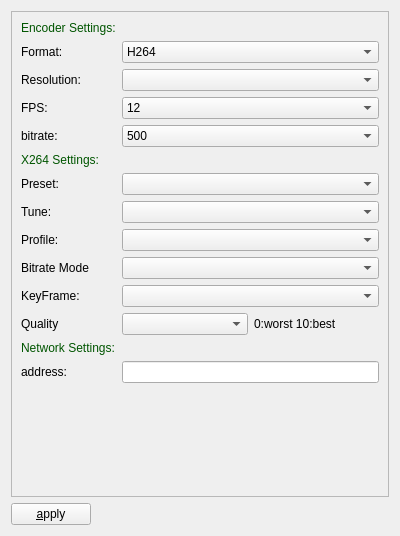
<?xml version="1.0" encoding="UTF-8"?>
<ui version="4.0">
 <class>BleSetting</class>
 <widget class="QWidget" name="BleSetting">
  <property name="geometry">
   <rect>
    <x>0</x>
    <y>0</y>
    <width>400</width>
    <height>536</height>
   </rect>
  </property>
  <property name="windowTitle">
   <string>Form</string>
  </property>
  <layout class="QVBoxLayout" name="verticalLayout">
   <item>
    <widget class="QScrollArea" name="scrollArea">
     <property name="styleSheet">
      <string notr="true"/>
     </property>
     <property name="widgetResizable">
      <bool>true</bool>
     </property>
     <widget class="QWidget" name="scrollAreaWidgetContents">
      <property name="geometry">
       <rect>
        <x>0</x>
        <y>0</y>
        <width>380</width>
        <height>485</height>
       </rect>
      </property>
      <layout class="QVBoxLayout" name="verticalLayout_2">
       <item>
        <layout class="QGridLayout" name="gridLayout">
         <item row="4" column="0">
          <widget class="QLabel" name="label_12">
           <property name="text">
            <string>bitrate:</string>
           </property>
          </widget>
         </item>
         <item row="6" column="1">
          <widget class="QComboBox" name="x264Preset"/>
         </item>
         <item row="7" column="0">
          <widget class="QLabel" name="label_10">
           <property name="text">
            <string>Tune:</string>
           </property>
          </widget>
         </item>
         <item row="7" column="1">
          <widget class="QComboBox" name="x264Tune"/>
         </item>
         <item row="4" column="1">
          <widget class="QComboBox" name="bitrate">
           <property name="currentIndex">
            <number>4</number>
           </property>
           <item>
            <property name="text">
             <string>50</string>
            </property>
           </item>
           <item>
            <property name="text">
             <string>100</string>
            </property>
           </item>
           <item>
            <property name="text">
             <string>200</string>
            </property>
           </item>
           <item>
            <property name="text">
             <string>300</string>
            </property>
           </item>
           <item>
            <property name="text">
             <string>500</string>
            </property>
           </item>
           <item>
            <property name="text">
             <string>650</string>
            </property>
           </item>
           <item>
            <property name="text">
             <string>800</string>
            </property>
           </item>
           <item>
            <property name="text">
             <string>1000</string>
            </property>
           </item>
           <item>
            <property name="text">
             <string>1200</string>
            </property>
           </item>
           <item>
            <property name="text">
             <string>1500</string>
            </property>
           </item>
           <item>
            <property name="text">
             <string>1800</string>
            </property>
           </item>
           <item>
            <property name="text">
             <string>2000</string>
            </property>
           </item>
          </widget>
         </item>
         <item row="5" column="0">
          <widget class="QLabel" name="label_8">
           <property name="styleSheet">
            <string notr="true">font: italic 12pt &quot;黑体&quot;;
color: rgb(0, 85, 0);</string>
           </property>
           <property name="text">
            <string>X264 Settings:</string>
           </property>
          </widget>
         </item>
         <item row="6" column="0">
          <widget class="QLabel" name="label_9">
           <property name="text">
            <string>Preset:</string>
           </property>
          </widget>
         </item>
         <item row="0" column="0">
          <widget class="QLabel" name="label_4">
           <property name="styleSheet">
            <string notr="true">font: italic 12pt &quot;黑体&quot;;
color: rgb(0, 85, 0);</string>
           </property>
           <property name="text">
            <string>Encoder Settings:</string>
           </property>
          </widget>
         </item>
         <item row="3" column="0">
          <widget class="QLabel" name="label_7">
           <property name="text">
            <string>FPS:</string>
           </property>
          </widget>
         </item>
         <item row="3" column="1">
          <widget class="QComboBox" name="fps">
           <property name="currentIndex">
            <number>3</number>
           </property>
           <item>
            <property name="text">
             <string>6</string>
            </property>
           </item>
           <item>
            <property name="text">
             <string>8</string>
            </property>
           </item>
           <item>
            <property name="text">
             <string>10</string>
            </property>
           </item>
           <item>
            <property name="text">
             <string>12</string>
            </property>
           </item>
           <item>
            <property name="text">
             <string>15</string>
            </property>
           </item>
           <item>
            <property name="text">
             <string>18</string>
            </property>
           </item>
           <item>
            <property name="text">
             <string>20</string>
            </property>
           </item>
           <item>
            <property name="text">
             <string>25</string>
            </property>
           </item>
          </widget>
         </item>
         <item row="14" column="0">
          <spacer name="verticalSpacer">
           <property name="orientation">
            <enum>Qt::Vertical</enum>
           </property>
           <property name="sizeHint" stdset="0">
            <size>
             <width>20</width>
             <height>40</height>
            </size>
           </property>
          </spacer>
         </item>
         <item row="1" column="0">
          <widget class="QLabel" name="label_5">
           <property name="text">
            <string>Format:</string>
           </property>
          </widget>
         </item>
         <item row="8" column="0">
          <widget class="QLabel" name="label_11">
           <property name="text">
            <string>Profile:</string>
           </property>
          </widget>
         </item>
         <item row="1" column="1">
          <widget class="QComboBox" name="format">
           <item>
            <property name="text">
             <string>H264</string>
            </property>
           </item>
          </widget>
         </item>
         <item row="2" column="0">
          <widget class="QLabel" name="label_6">
           <property name="text">
            <string>Resolution:</string>
           </property>
          </widget>
         </item>
         <item row="2" column="1">
          <widget class="QComboBox" name="res"/>
         </item>
         <item row="12" column="0">
          <widget class="QLabel" name="label_13">
           <property name="styleSheet">
            <string notr="true">font: italic 12pt &quot;黑体&quot;;
color: rgb(0, 85, 0);</string>
           </property>
           <property name="text">
            <string>Network Settings:</string>
           </property>
          </widget>
         </item>
         <item row="13" column="0">
          <widget class="QLabel" name="label_14">
           <property name="text">
            <string>address:</string>
           </property>
          </widget>
         </item>
         <item row="13" column="1">
          <widget class="QLineEdit" name="address"/>
         </item>
         <item row="10" column="1">
          <widget class="QComboBox" name="keyFrameInterval"/>
         </item>
         <item row="9" column="0">
          <widget class="QLabel" name="label_15">
           <property name="text">
            <string>Bitrate Mode</string>
           </property>
          </widget>
         </item>
         <item row="9" column="1">
          <widget class="QComboBox" name="bitrateMode"/>
         </item>
         <item row="10" column="0">
          <widget class="QLabel" name="label_16">
           <property name="text">
            <string>KeyFrame:</string>
           </property>
          </widget>
         </item>
         <item row="11" column="0">
          <widget class="QLabel" name="label_17">
           <property name="text">
            <string>Quality</string>
           </property>
          </widget>
         </item>
         <item row="11" column="1">
          <layout class="QHBoxLayout" name="horizontalLayout_2">
           <item>
            <widget class="QComboBox" name="quality"/>
           </item>
           <item>
            <widget class="QLabel" name="label_18">
             <property name="text">
              <string>0:worst 10:best</string>
             </property>
            </widget>
           </item>
          </layout>
         </item>
         <item row="8" column="1">
          <widget class="QComboBox" name="x264Profile"/>
         </item>
        </layout>
       </item>
      </layout>
     </widget>
    </widget>
   </item>
   <item>
    <layout class="QHBoxLayout" name="horizontalLayout">
     <item>
      <widget class="QPushButton" name="applyBtn">
       <property name="text">
        <string>&amp;apply</string>
       </property>
      </widget>
     </item>
     <item>
      <spacer name="horizontalSpacer_2">
       <property name="orientation">
        <enum>Qt::Horizontal</enum>
       </property>
       <property name="sizeHint" stdset="0">
        <size>
         <width>40</width>
         <height>20</height>
        </size>
       </property>
      </spacer>
     </item>
    </layout>
   </item>
  </layout>
 </widget>
 <resources/>
 <connections/>
</ui>
